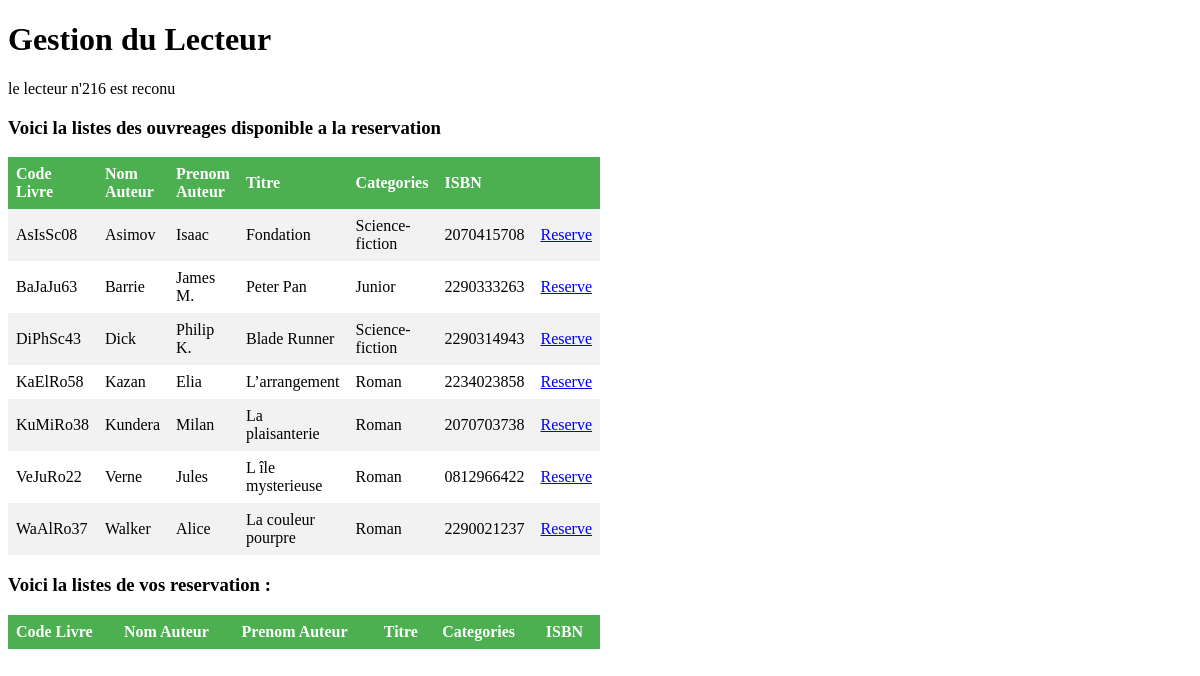
The page /Bibliotheque_Projet/gestionLecteur.php (signed in) on the database its author committed.
### tables this page shows
CREATE TABLE `livres` (
  `livcode` char(255) NOT NULL,
  `livnomaut` char(255) DEFAULT NULL,
  `livprenomaut` char(255) DEFAULT NULL,
  `livtitre` char(255) DEFAULT NULL,
  `livcategorie` char(255) DEFAULT NULL,
  `livISBN` char(255) DEFAULT NULL,
  `livdejareserve` tinyint(1) NOT NULL DEFAULT 0
);

### Bibliotheque_Projet/gestionLecteur.php (the view, shortened to what this page needs)
<?php
require('config.php');
?>
<!DOCTYPE html>
<html lang="en">
<head>
    <link rel="stylesheet" href="style.css">
</head>
<body>
    <h1>Gestion du Lecteur</h1>
<table>
<?php
try
{
    if($_SESSION['acces']!="oui")
        {
            echo "le lecteur n'est pas reconue <br>" ;
            echo "cliquez<a href='login.php'> ici </a> pour essayer une nouvelle identification" ;
            echo "<h2>Enregistrement d'un lecteur</h2>" ;
            echo "Si vous etes un nouveau lecteur , veulliez vous enregistrer <a href='lecteurForm.php'> ici </a> " ;
        }
else
        {
            echo "<h3>Voici la listes des ouvreages disponible a la reservation</h3>" ;
          ?>
          <tr>
                <th>Code Livre</th>
                <th>Nom Auteur</th>
                <th>Prenom Auteur</th>
                <th>Titre</th>
                <th>Categories</th>
                <th>ISBN</th>
                <th>     </th>
          </tr>
            <?php
            $sql = "SELECT  *  FROM livres";
            $stmt = $conn->prepare($sql);
            $stmt->execute();
            while($livre = $stmt->fetch())
            {
              ?>
                          <tr>
                               <td><?php echo $livre["livcode"]; ?></td>
                               <td><?php echo $livre["livnomaut"]; ?></td>
                               <td><?php echo $livre["livprenomaut"]; ?></td>
                               <td><?php echo $livre["livtitre"]; ?></td>
                               <td><?php echo $livre["livcategorie"]; ?></td>
                               <td><?php echo $livre["livISBN"]; ?></td>
                              <td> <a href="reserve.php?action=reserver&id=<?php echo $livre["livcode"]; ?>">Reserve</a></td>
                          </tr>
        <?php
      }
?>
</table>
<h3>Voici la listes de vos reservation :</h3>
<table>
          <tr>
                <th>Code Livre</th>
                <th>Nom Auteur</th>
                <th>Prenom Auteur</th>
                <th>Titre</th>
                <th>Categories</th>
                <th>ISBN</th>
          </tr>
</table>
<?php   }
} catch(PDOException $e) {
    echo "Error: " . $e->getMessage();
} ?>
</body>
</html>

### Bibliotheque_Projet/style.css (style rules this page uses)
table { border-collapse: collapse; width: 50%; }
th, td { text-align: left; padding: 8px; }
tr:nth-child(even) { background-color: #f2f2f2 }
th { background-color: #4CAF50; color: white; }

### rows shown on the page
livres: livcode "AsIsSc08", livnomaut "Asimov", livprenomaut "Isaac", livtitre "Fondation", livcategorie "Science-fiction", livISBN "2070415708"
livres: livcode "BaJaJu63", livnomaut "Barrie", livprenomaut "James M.", livtitre "Peter Pan", livcategorie "Junior", livISBN "2290333263"
livres: livcode "DiPhSc43", livnomaut "Dick", livprenomaut "Philip K.", livtitre "Blade Runner", livcategorie "Science-fiction", livISBN "2290314943"
livres: livcode "KaElRo58", livnomaut "Kazan", livprenomaut "Elia", livtitre "L’arrangement", livcategorie "Roman", livISBN "2234023858"
livres: livcode "KuMiRo38", livnomaut "Kundera", livprenomaut "Milan", livtitre "La plaisanterie", livcategorie "Roman", livISBN "2070703738"
livres: livcode "VeJuRo22", livnomaut "Verne", livprenomaut "Jules", livtitre "L île mysterieuse", livcategorie "Roman", livISBN "0812966422"
livres: livcode "WaAlRo37", livnomaut "Walker", livprenomaut "Alice", livtitre "La couleur pourpre", livcategorie "Roman", livISBN "2290021237"
